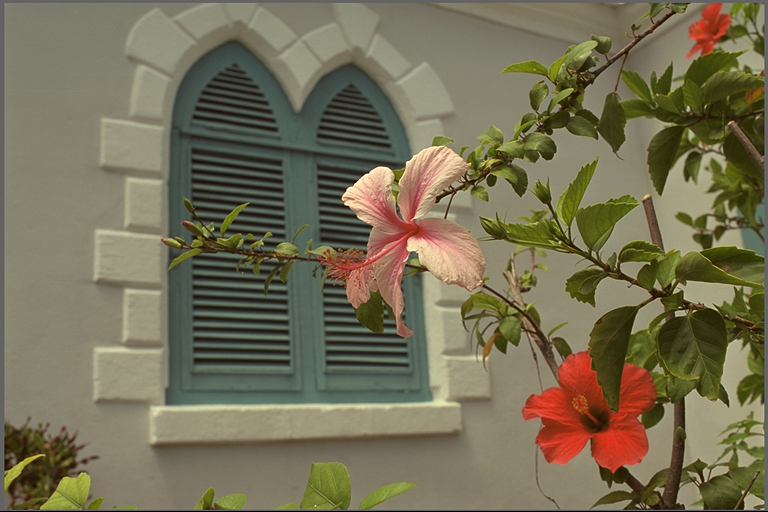
#> input picture Tests/data/kodim07.png, 768 x 512 px
$ jupyter execute fourier.ipynb
#> lines starting #> are read from the running program, lines starting #| are printed output that depends on the picture; long printed decimals are rounded
[cell 1]
import numpy as np
import cv2
import matplotlib.pyplot as plt
import skimage.metrics as metrics
cv2.useOptimized()
import urllib.request

[cell 2]
# read sample image from url

im=cv2.imread('./data/kodim07.png')
#> im is the input picture: shape (512, 768, 3); mean B, G, R 85.4, 110.7, 117.6
im=cv2.cvtColor(im, cv2.COLOR_BGR2RGB)
imgray=cv2.cvtColor(im, cv2.COLOR_RGB2GRAY)
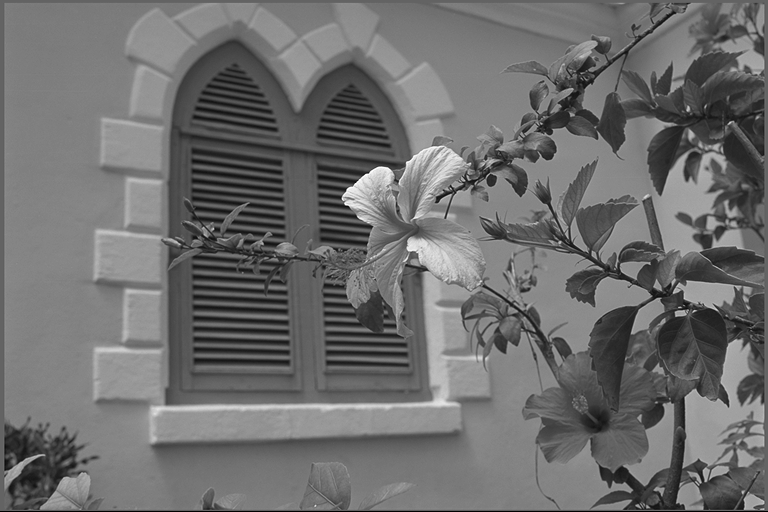
#> imgray: shape (512, 768); min 0, max 255, mean 109.9
plt.figure()
plt.imshow(imgray, cmap='gray')
plt.title('Grayscale Image')

#plot image istogram
plt.figure()
plt.hist(imgray.ravel(),256,[0,256])
plt.title('Histogram of Grayscale Image')
#> figure, not shown here; tallest bar 12487 high, from x = 130 to 131

[cell 3]
im_row=imgray[100,:] # row 100
#> im_row = 768 values, max 159 at index 132, min 19 at index 203, mean 98.39
plt.figure()
plt.plot(im_row, 'g', label='Row 100')
plt.title('Row 100')
plt.grid()
plt.legend()

# plot the row of the image (pixel colored with the respective gray value)
im_row_color = np.zeros((im_row.shape[0], 3), dtype=np.uint8)
im_row_color[:, 0] = im_row  # Set R to the gray value
im_row_color[:, 1] = im_row  # Set G to the gray value
im_row_color[:, 2] = im_row  # Set B to the gray value
plt.figure()
plt.imshow(im_row_color, cmap='gray', aspect=0.1)
plt.title('Row 100 (Stretched)')
plt.axis('off')


F=np.fft.fft(im_row)
plt.figure()
plt.plot(np.abs(F))
plt.title('Fourier Transform of Row 100')
plt.grid()


plt.figure()
plt.plot(20*np.log10(np.abs(F)))
plt.title('Log Fourier Transform')
plt.ylabel('dB')
plt.grid()
#> figure, not shown here; curve peaks at x = 132, y = 159
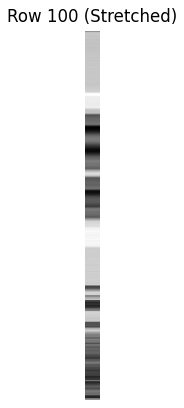
#> figure drawn by matplotlib, 1 panel
#> figure, not shown here; curve peaks at x = 0, y = 75566
#> figure, not shown here; curve peaks at x = 0, y = 97.57

[cell 4]
import numpy as np
import matplotlib.pyplot as plt

# 1. Parametri
f_noise = 1/20  # Frequenza: 1 ciclo ogni 20 pixel
A = 50          # Ampiezza del rumore

# 2. Generazione Rumore
x = np.arange(imgray.shape[1])
#> x = 768 values from 0 to 767
# Creiamo il segnale sinusoidale
sin_noise = A * np.sin(2 * np.pi * f_noise * x)
noise_matrix = np.tile(sin_noise, (imgray.shape[0], 1))

im_noisy = imgray + noise_matrix
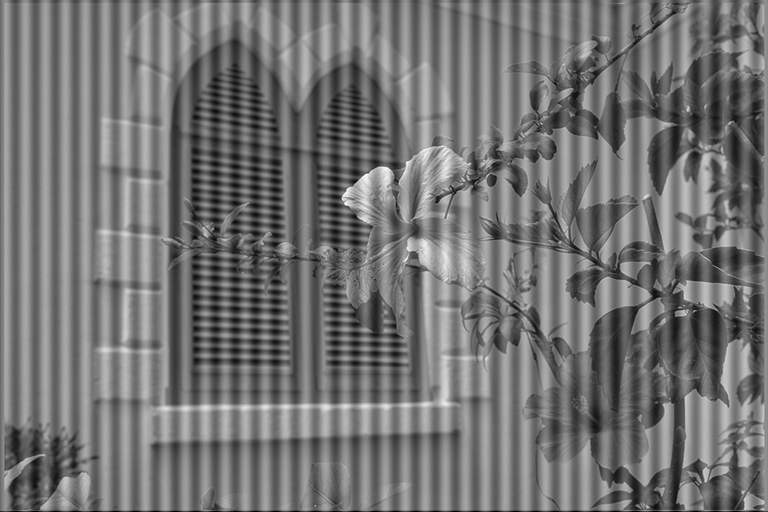
#> im_noisy: shape (512, 768) float64; min -50, max 303, mean 110.2; drawn with min black and max white
im_noisy = np.clip(im_noisy, 0, 255).astype(np.uint8)
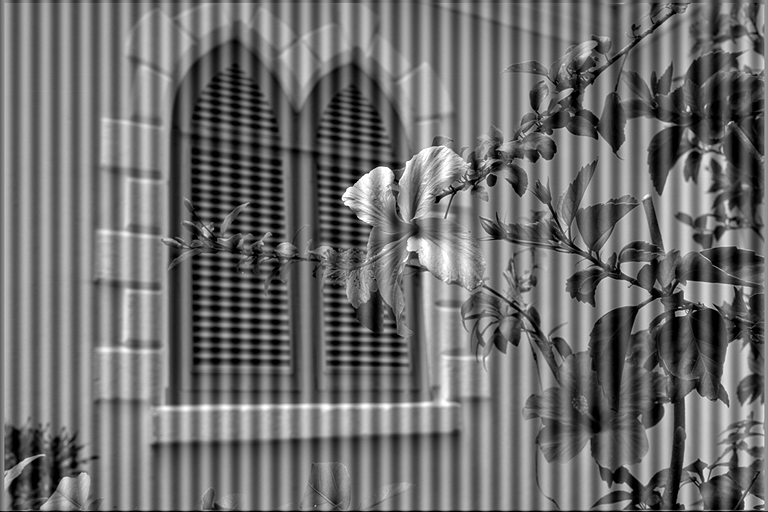
#> im_noisy: shape (512, 768); min 0, max 255, mean 110

# 3. Analisi di Fourier (su una riga)
row_idx = 100
row_data = im_noisy[row_idx, :]
#> row_data = 768 values, max 203 at index 425, min 0 at index 252, mean 98.5
N = len(row_data)
#> N = 768

F_noisy = np.fft.fft(row_data)
# Calcoliamo le frequenze corrispondenti ai vari bin della FFT
freqs = np.fft.fftfreq(N)
#> freqs = 768 values, max 0.499 at index 383, min -0.5 at index 384, mean -0.000651

# 4. Identificazione dell'indice del rumore
# La frequenza f_noise si troverà all'indice: k = f_noise * N
target_idx = f_noise * N
#> target_idx = 38.4

plt.figure(figsize=(10, 4))
# Mostriamo solo la prima metà (frequenze positive) per chiarezza
plt.plot(np.abs(F_noisy))
plt.title(f'Spettro di ampiezza - Riga {row_idx}')
plt.axvline(x=target_idx, color='r', linestyle='--', label=f'Picco Rumore (k={target_idx:.1f})')
plt.xlabel('Indice (Frequency Bin)')
plt.ylabel('Ampiezza')
plt.legend()
plt.grid(True)
plt.show()
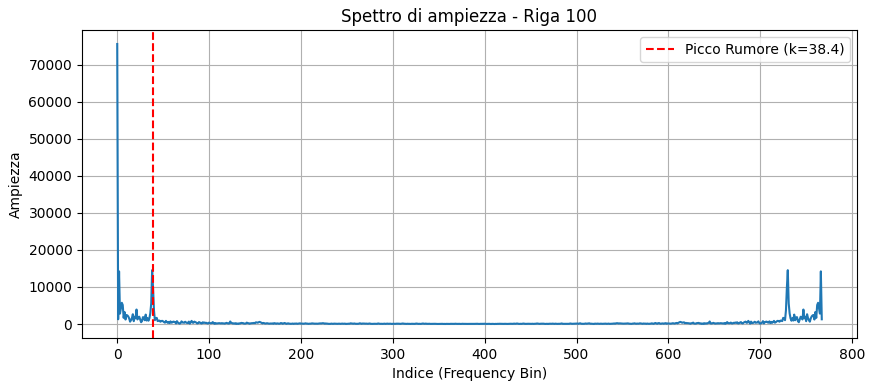
#> figure drawn by matplotlib, 1 panel; curve peaks at x = 0, y = 75649

[cell 5]
#set to zero half of the high frequencies
Fapprox=F.copy()
Fapprox[int(Fapprox.size/8):int(Fapprox.size/8*7)]=0

plt.figure()
plt.plot(20*np.log10(np.abs(Fapprox)))
plt.title('Cutoff Fourier Transform')

row_approx=np.fft.ifft(Fapprox)
plt.figure()
plt.plot(im_row)
plt.plot(np.abs(row_approx))
plt.legend(['Original','Approximated'])
plt.grid()

mse=metrics.mean_squared_error(im_row, np.abs(row_approx))
#> mse = 19.9
psnr=metrics.peak_signal_noise_ratio(im_row, np.abs(row_approx))
#> psnr = 35.14

print('MSE: ', mse)
#| MSE:  19.905
print('PSNR: ', psnr)
#| PSNR:  35.141
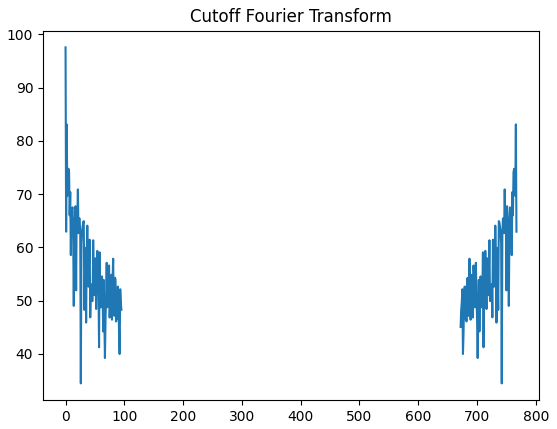
#> figure drawn by matplotlib, 1 panel
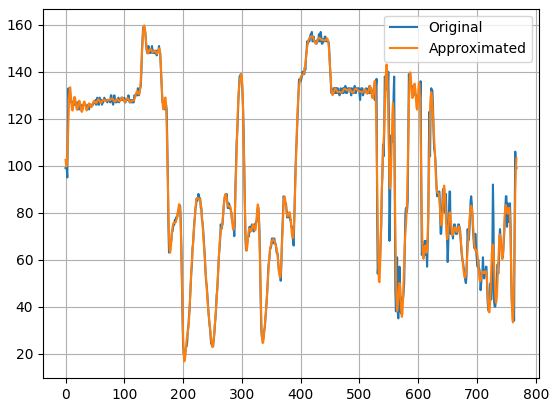
#> figure drawn by matplotlib, 1 panel; curve peaks at x = 132, y = 159; curve peaks at x = 134, y = 159.8

[cell 6]
#implement DFT2d

#fft along rows
F2d_rows=np.fft.fft(imgray, axis=1)
#fft along columns
F2d_cols_rows=np.fft.fft(F2d_rows, axis=0)

plt.figure()
plt.imshow(20*np.log10(np.abs(F2d_cols_rows)))
plt.title('Fourier Transform')
plt.colorbar()

F2d_shifted=np.fft.fftshift(F2d_cols_rows)
plt.figure()
plt.imshow(20*np.log10(np.abs(F2d_shifted)))
plt.title('Shifted Fourier Transform')
plt.colorbar()
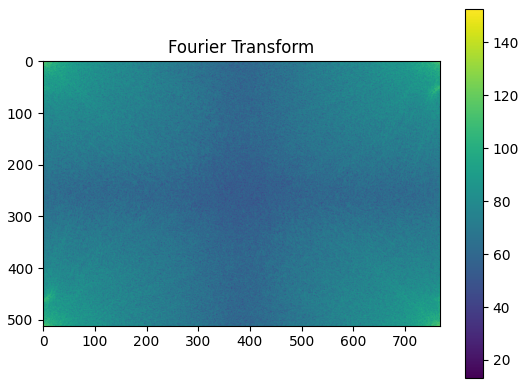
#> figure drawn by matplotlib, 2 panels
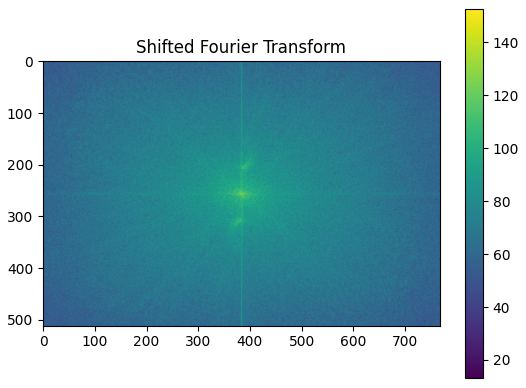
#> figure drawn by matplotlib, 2 panels

[cell 7]
#generate random image with a (1/f)ˆgamma spectrum shape
def generate_fractal_spectrum(size=512, gamma=1.0):
    # Create frequency meshgrid
    U,V=np.meshgrid(np.arange(size),np.arange(size))
    epsilon=1e-4

    # Compute fractal spectrum
    F_uv = 1 / ((U-size//2)**2 + (V-size//2)**2 + epsilon)**gamma

    #generate random noise N(0,1)
    noise=np.random.randn(size,size)


    # Compute Fourier domain representation
    spectrum = F_uv * noise*np.exp(1j*np.pi*noise)
    spectrum=np.fft.ifftshift(spectrum)

    image = np.fft.ifft2(spectrum).real
    image = (image - np.min(image)) / (np.max(image) - np.min(image))*255
    image = image.astype(np.uint8)

    return image

[cell 8]
# generate fractal spectrum image with gamma=0.05, 0.1, 0.5, 1.0, 1.5 and stich them together
image1 = generate_fractal_spectrum(size=512, gamma=0.05)
image2 = generate_fractal_spectrum(size=512, gamma=0.1)
image3 = generate_fractal_spectrum(size=512, gamma=0.5)
image4 = generate_fractal_spectrum(size=512, gamma=1.0)
image5 = generate_fractal_spectrum(size=512, gamma=1.5)

fig, ax = plt.subplots(2, 5, figsize=(20, 8))
images = [image1, image2, image3, image4, image5]
gammas = [0.05, 0.1, 0.5, 1.0, 1.5]
for i in range(5):
    ax[0,i].imshow(images[i], cmap='gray')
    ax[0,i].set_title(f'Gamma = {gammas[i]}')
    ax[0,i].axis('off')
    spectrum=np.fft.fftshift(np.fft.fft2(images[i]))
    ax[1,i].imshow(np.log10(np.abs(spectrum)), cmap='gray')
    ax[1,i].set_title(f'Spectrum')
    ax[1,i].axis('off')
plt.show()
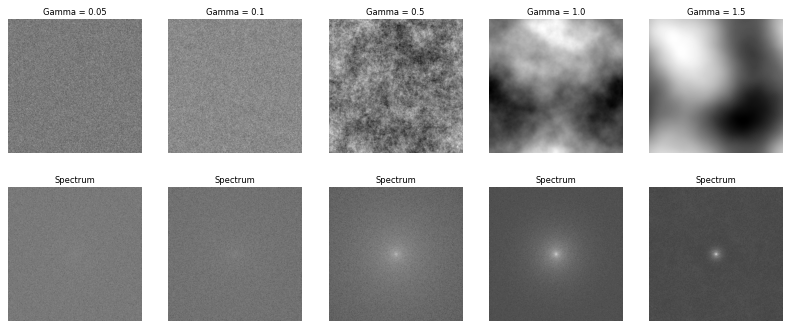
#> figure drawn by matplotlib, 10 panels

$ run again, with Tests/data/img10.jpg saved as Tests/data/kodim07.png
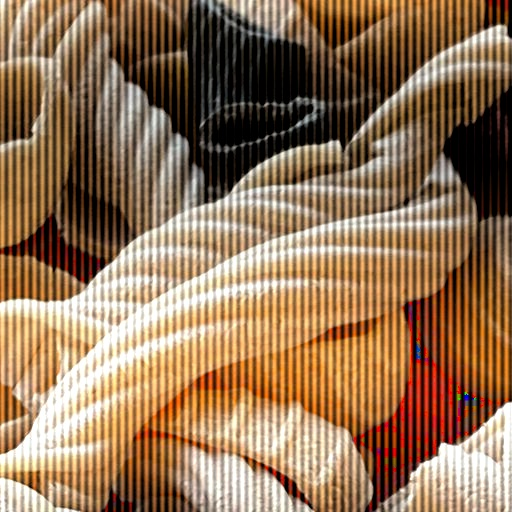
#> input picture Tests/data/img10.jpg, 512 x 512 px
#> im is the input picture: shape (512, 512, 3); mean B, G, R 85.5, 114.9, 145.8
#> im_row = 512 values, max 224 at index 394, min 0 at index 150, mean 67.17
#> `im_noisy = np.clip(im_noisy, 0, 255).astype(np.uint8)`:
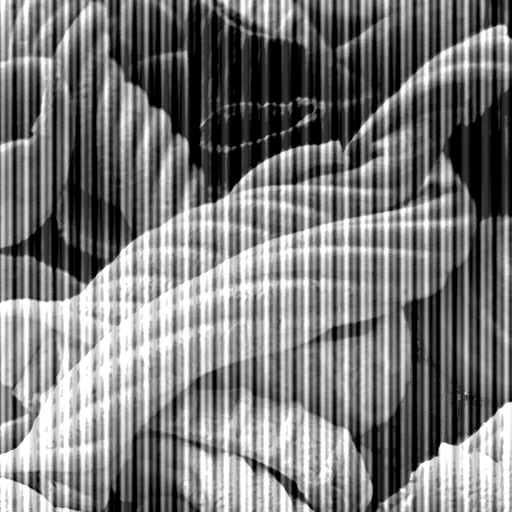
#> im_noisy: shape (512, 512); min 0, max 255, mean 121.7
#> row_data = 512 values, max 250 at index 43, min 0 at index 13, mean 71.44
#> N = 512
#> freqs = 512 values, max 0.498 at index 255, min -0.5 at index 256, mean -0.000977
#> target_idx = 25.6
#> mse = 373.9
#> psnr = 22.4
#| MSE:  373.904
#| PSNR:  22.403
#> `[cell 6] #implement DFT2d  #fft along rows F2d_rows=np.fft.fft(imgray,..`:
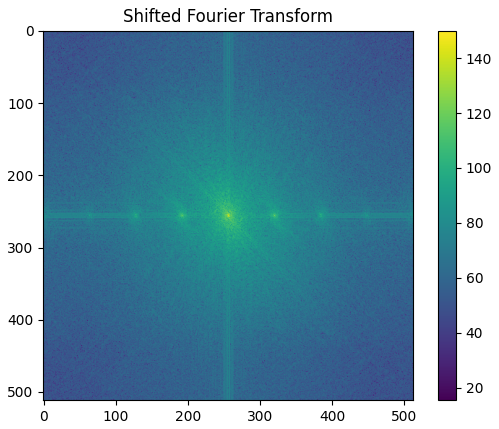
#> figure drawn by matplotlib, 2 panels
